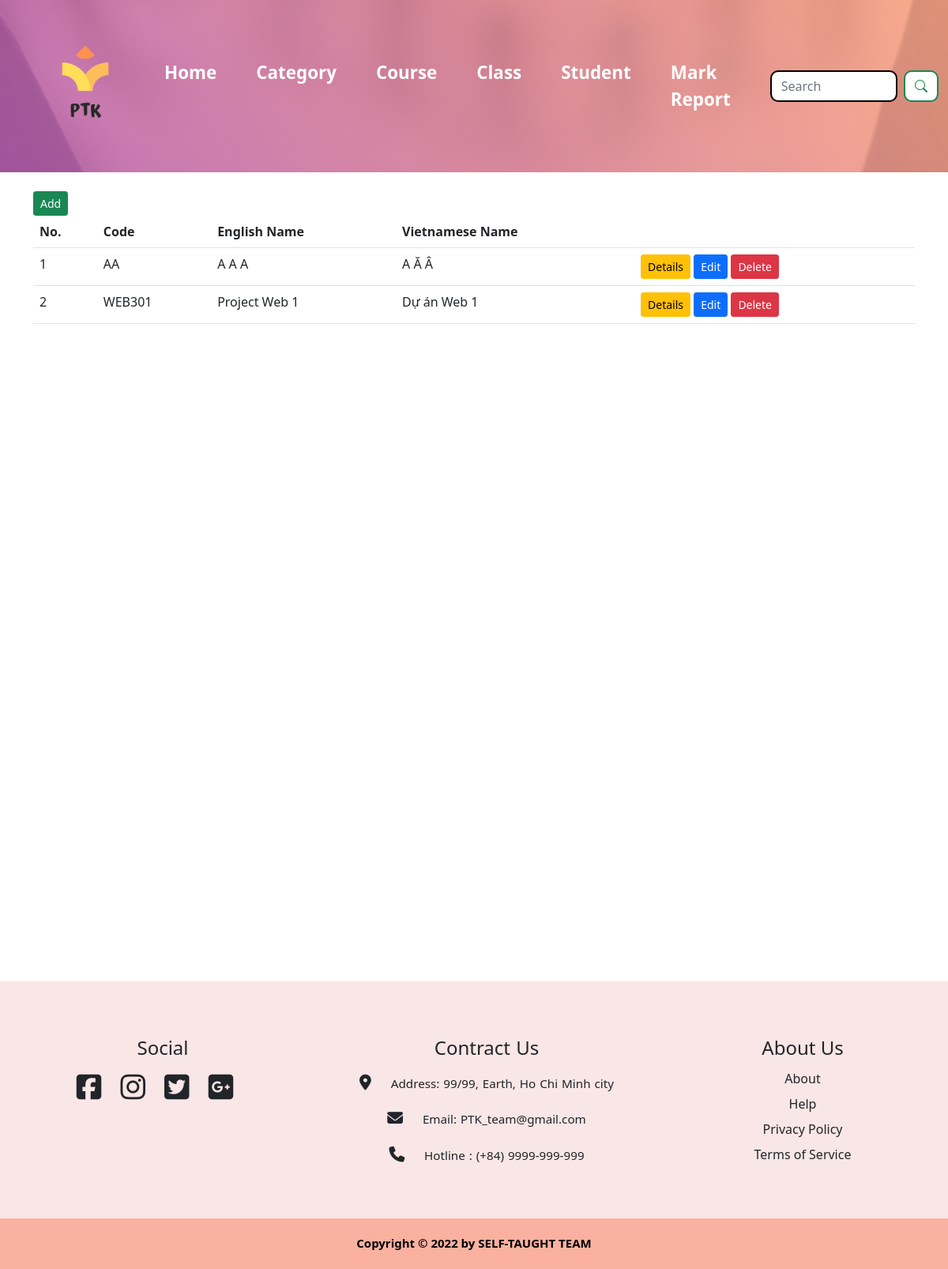
/course/, run on an earlier commit of the app's database.
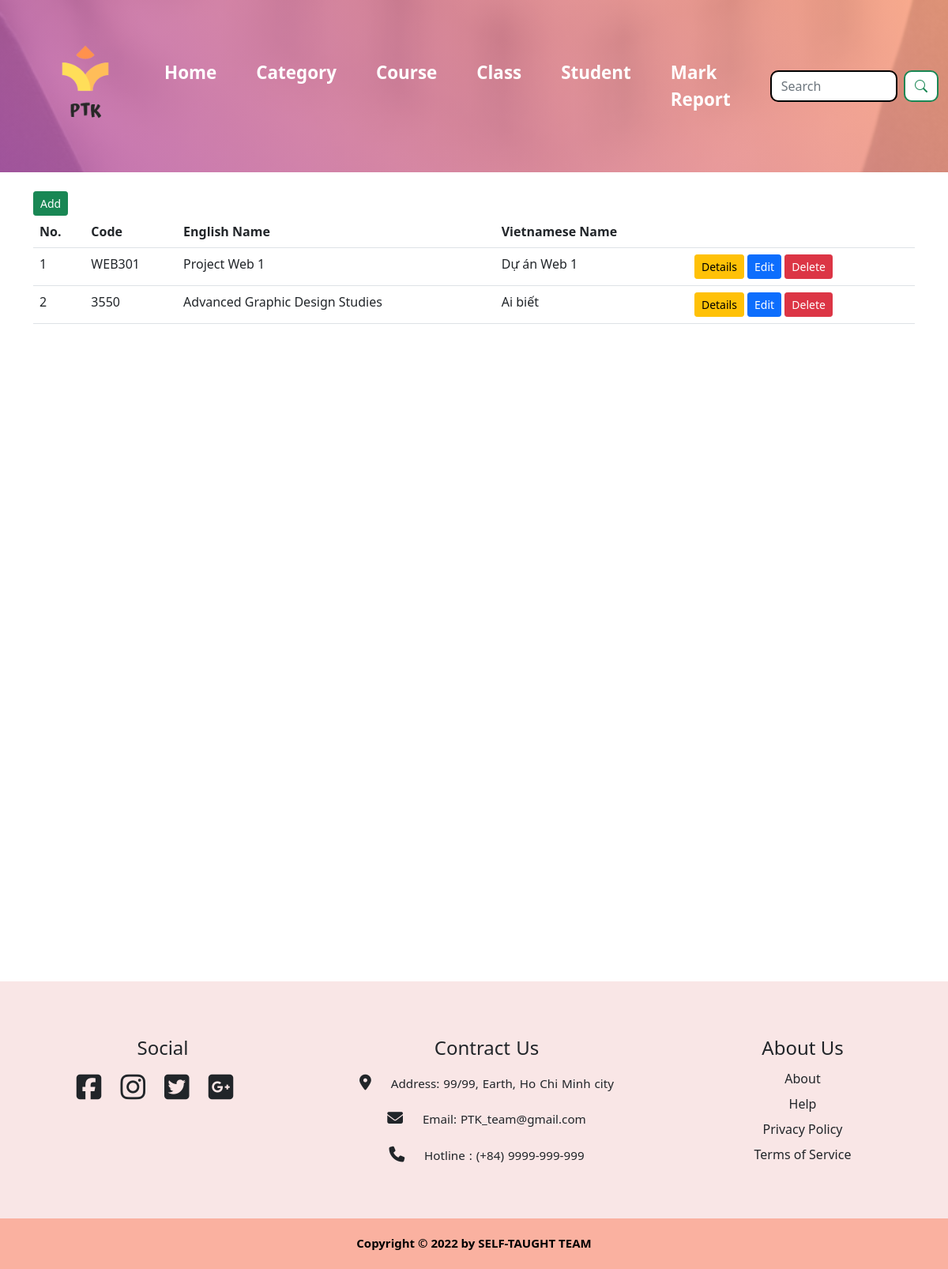
And on a later commit of the database.
### course/models.py (models this page shows, shortened)
class Course(models.Model):
    code = models.CharField(max_length=10)
    description = models.TextField()
    name_en = models.CharField(max_length=250)
    name_vi = models.CharField(max_length=250)
    credit = models.IntegerField()
    hour = models.IntegerField()
    category = models.ForeignKey(Category, on_delete=models.CASCADE)

### course/views.py (the view)
# urls.py: path("course/", views.course_index),
def course_index(request):
    courses = Course.objects.all()
    context = {
        "courses": courses,
    }
    return render(request, "course/course/course_index.html", context)

### course/templates/course/course/course_index.html
{% extends 'base.html' %}
{% load static %}
{% block content %}
<link rel="stylesheet" href="{% static 'css/style.css' %}">
<a href="add" class="btn btn-sm btn-success">Add</a>
<table class="table">
    <tr>
        <th>No.</th>
        <th>Code</th>
        <th>English Name</th>
        <th>Vietnamese Name</th>
        <th></th>
    </tr>
    {% for item in courses %}
    <tr>
        <td>{{forloop.counter}}</td>
        <td>{{item.code}}</td>
        <td>{{item.name_en}}</td>
        <td>{{item.name_vi}}</td>
        <td>
            <a href="{{item.id}}" class="btn btn-sm btn-warning">Details</a>
            <a href="edit/{{item.id}}" class="btn btn-sm btn-primary">Edit</a>
            <a href="delete/{{item.id}}" class="btn btn-sm btn-danger">Delete</a>
        </td>
    </tr>
    {% endfor %}
</table>
{% endblock content %}

What changed in the data, as far as the page shows it:
removed Course: code "AA", name_en "A A A", name_vi "A Ă Â"
added Course: code "3550", name_en "Advanced Graphic Design Studies", name_vi "Ai biết"
